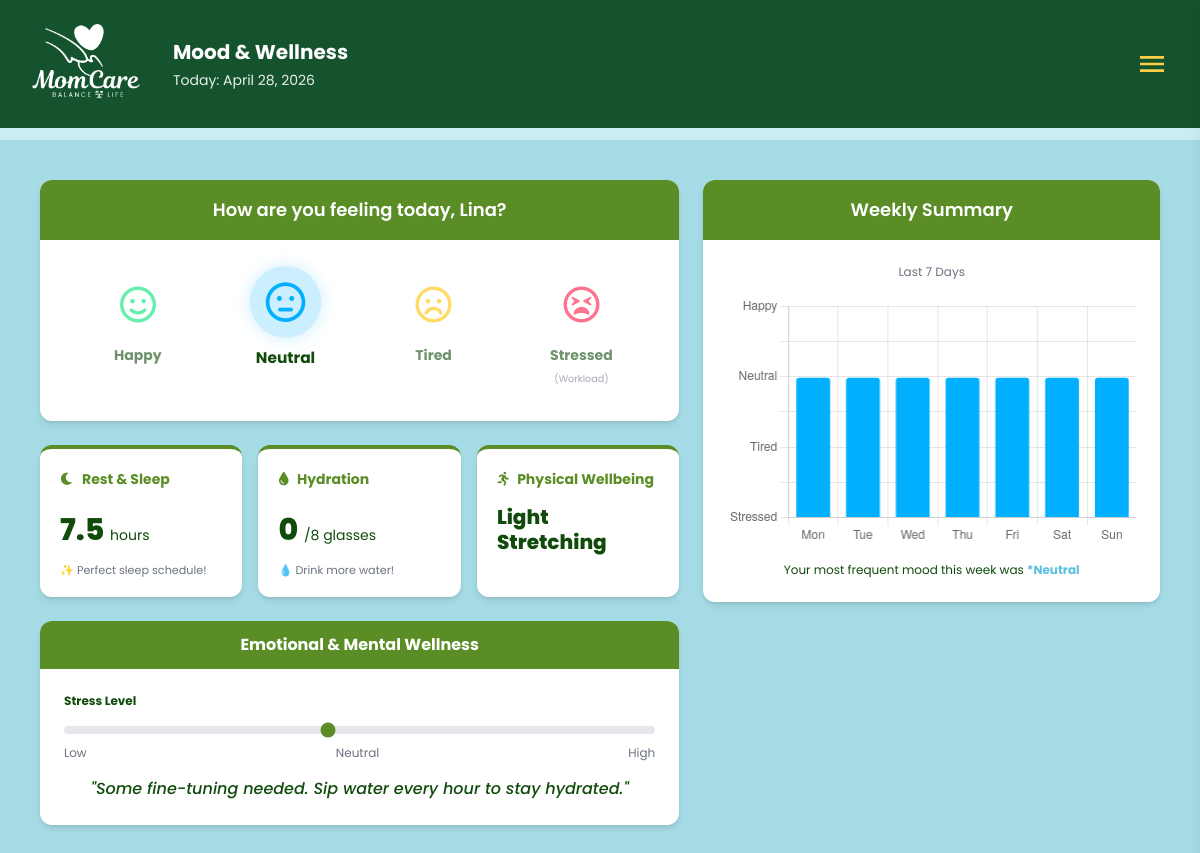
Before: /mood (signed in) with the older database file.
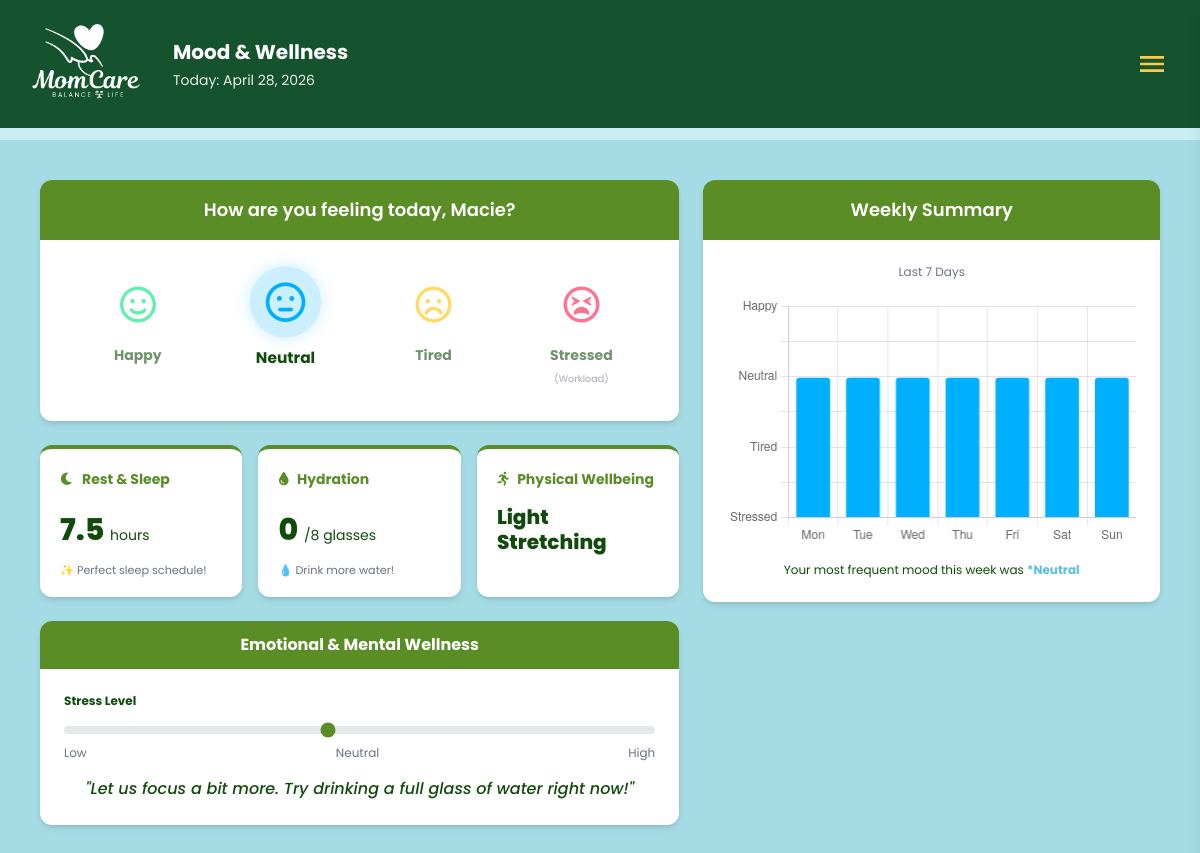
After: the same page with the newer database file.
### tables this page shows
CREATE TABLE users (
            id INTEGER PRIMARY KEY AUTOINCREMENT,
            first TEXT NOT NULL,
            last TEXT NOT NULL,
            email TEXT NOT NULL UNIQUE,
            birthdate TEXT,
            password_hash TEXT NOT NULL,
            security_question TEXT,
            security_answer TEXT,
            gender TEXT,
            height TEXT,
            weight TEXT,
            profile_picture TEXT
        );

### app.py (the view)
@app.route('/mood')
def mood():
    user_email = session.get('user_email')
    if not user_email:
        flash('Please sign in to view your mood tracker.')
        return redirect(url_for('index'))
    first = session.get('user_first')
    today = datetime.now().strftime('%B %d, %Y')
    data = get_mood_wellness_data(user_email)
    return render_template('mood.html', first=first, today=today, data=data)

### app.py (called while the page is built)
def get_db() -> Connection:
    conn = sqlite3.connect(DB_PATH, timeout=30)
    conn.row_factory = sqlite3.Row
    try:
        conn.execute('PRAGMA journal_mode=WAL;')
        conn.execute('PRAGMA synchronous=NORMAL;')
        conn.execute('PRAGMA foreign_keys=ON;')
    except Exception:
        pass
    return conn

### templates/mood.html (shortened to what the changed rows need)
<!DOCTYPE html>
<html lang="en">
<head>
    <script src="https://cdn.tailwindcss.com"></script>
    <link rel="stylesheet" href="https://cdnjs.cloudflare.com/ajax/libs/font-awesome/6.0.0-beta3/css/all.min.css">
</head>
<body class="bg-[#a5dbe5] text-[#104b0b] font-['Poppins'] m-0 p-0">
    {% include 'navbar.html' %}
    <main class="max-w-[1300px] mx-auto p-6 md:p-10">
        <div class="grid grid-cols-1 lg:grid-cols-[7fr_5fr] gap-6">
            <div class="flex flex-col gap-6">
                <div class="bg-white rounded-xl shadow-md overflow-hidden">
                    <div class="bg-[#5a8d26] text-white text-center py-4">
                        <h5 class="text-lg font-semibold m-0">How are you feeling today, {{ first }}?</h5>
                    </div>
                </div>
                <div class="bg-white rounded-xl shadow-md overflow-hidden">
                    <div class="p-6">
                        <label class="text-xs font-bold block mb-2">Stress Level</label>
                        <input type="range" id="stressSlider" min="1" max="10"
                            value="{{ data.stress if data and data.stress else 5 }}"
                            class="w-full h-2 bg-gray-200 rounded-lg appearance-none pointer-events-none accent-[#5a8d26]"
                            tabindex="-1">
                        <div class="flex justify-between text-xs text-gray-500 mt-1">
                            <span>Low</span><span>Neutral</span><span>High</span>
                        </div>
                        <p id="stressMessage" class="text-center mt-4 italic text-[#104b0b] font-medium">"{{
                            data.wellness_tip if data else 'Take a breath. ☕' }}"</p>
                    </div>
                </div>
            </div>
        </div>
    </main>
</body>
</html>

Changed rows visible on the page:
changed users: first "Lina" → "Macie"
Other visible differences:
{{ data.wellness_tip if data else 'Take a breath. ☕' }}: "Some fine-tuning needed. Sip water every hour to stay hydrated." → "Let us focus a bit more. Try drinking a full glass of water right now!"
